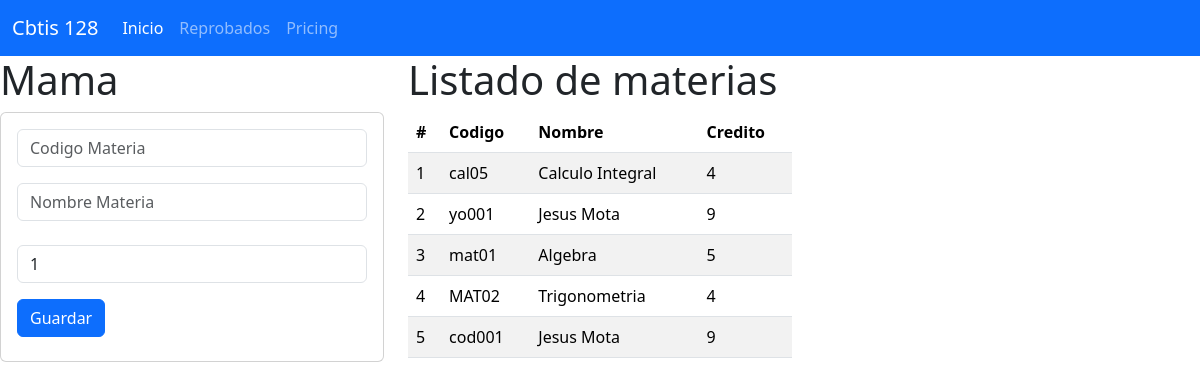
The page / on the database its author committed.
### materia_app/models.py (models this page shows, shortened)
class Materia(models.Model):
    codigo=models.CharField(primary_key=True,max_length=6)
    nombre=models.CharField(max_length=100)
    creditos=models.PositiveSmallIntegerField()

### materia_app/views.py (the view)
# urls.py: path("",views.inicio_vista,name="inicio_vista"),
def inicio_vista(request):
    lasmaterias=Materia.objects.all()
    return render(request,"gestionarMateria.html",{"mismaterias":lasmaterias})

### materia_app/templates/gestionarMateria.html
{% extends "base.html" %}
{% block cuerpo %}
<div class="row">
<div class="col-sm-12-col-md-4 col-lg-4 col-xl-4">
    <h1> Mama</h1>
    <div class="card">
      <div class="card-body">
        <form action="/registrarMateria/" method="POST"> {% csrf_token %}
          <div class="form-group">
            <input type="text" id="txtcodigo" name="txtcodigo" class="form-control"
            placeholder="Codigo Materia" minLenght="6" maxLenght="6" required>
          </div>
          <div class="form-group py-3">
            <input type="text" id="txtnombre" name="txtnombre" class="form-control"
            placeholder="Nombre Materia"  maxLenght="100" required>
          </div>
          <div class="form-group py-2">
            <input type="text" id="numcreditos" name="numcreditos" class="form-control"
            value="1"  min="1" max="9" required>
          </div>
          <div class="form-group py-2">
            <button type="submit" class="btn btn-primary">Guardar</button>
          </div>
        </form>
      </div>
    </div>
</div>
<div class="col-sm-12-col-md-8 col-lg-8 col-xl-4">
    <h1>Listado de materias</h1>
    <div class="table-responsive">
        <table class="table table-striped">
            <thead>
              <tr>
                <th scope="col">#</th>
                <th scope="col">Codigo</th>
                <th scope="col">Nombre</th>
                <th scope="col">Credito</th>
              </tr>
            </thead>
            <tbody>
              {% for m in mismaterias %}
                <tr>
                    <td>{{forloop.counter}}</td>
                    <td>{{m.codigo}}</td>
                    <td>{{m.nombre}}</td>
                    <td>{{m.creditos}}</td>
                </tr>
              {% endfor %}
            </tbody>
          </table>
    </div>
</div>
</div>
{% endblock %}

### materia_app/templates/base.html (shortened to what this page needs)
<!doctype html>
<html lang="es">
<head>
    <link href="https://cdn.jsdelivr.net/npm/bootstrap@5.3.3/dist/css/bootstrap.min.css" rel="stylesheet">
</head>
<body>
    <nav class="navbar navbar-expand-lg bg-primary" data-bs-theme="dark">
    <div class="container-fluid">
        <a class="navbar-brand" href="#">Cbtis 128</a>
        <div class="collapse navbar-collapse" id="navbarNav">
            <ul class="navbar-nav">
                <li class="nav-item">
                    <a class="nav-link active" aria-current="page" href="#">Inicio</a>
                </li>
                <li class="nav-item">
                    <a class="nav-link" href="#">Reprobados</a>
                </li>
                <li class="nav-item">
                    <a class="nav-link" href="#">Pricing</a>
            </ul>
        </div>
    </div>
    </nav>
    {% block cuerpo %}
    {% endblock %}
</body>
</html>

### rows shown on the page
Materia: codigo "cal05", nombre "Calculo Integral", creditos "4"
Materia: codigo "yo001", nombre "Jesus Mota", creditos "9"
Materia: codigo "mat01", nombre "Algebra", creditos "5"
Materia: codigo "MAT02", nombre "Trigonometria", creditos "4"
Materia: codigo "cod001", nombre "Jesus Mota", creditos "9"
